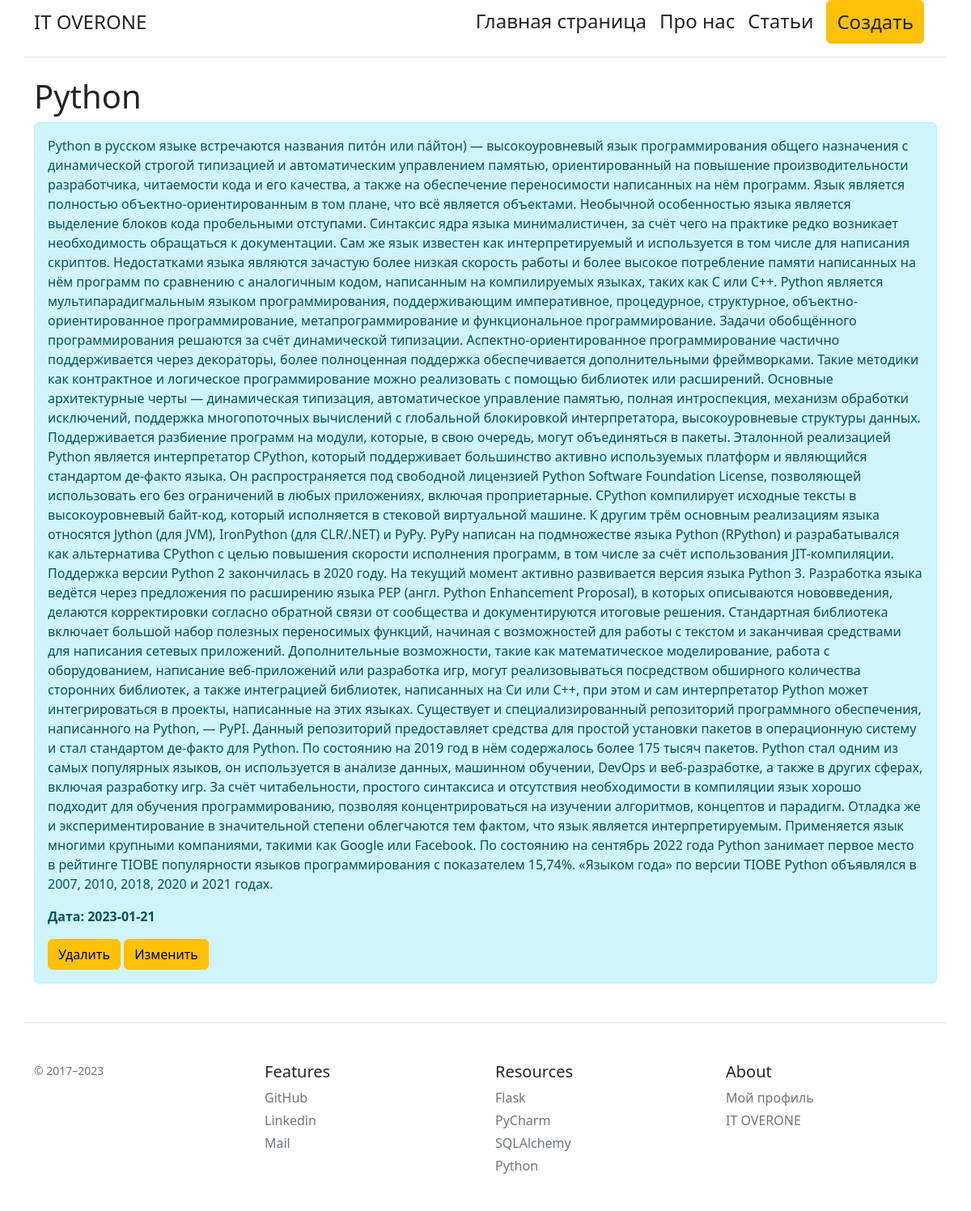
/posts/24, run on the app's committed database.
### app.py (models this page shows, shortened)
class Article(db.Model):
    id=db.Column(db.Integer, primary_key=True) #номер статьи
    title=db.Column(db.String(100), nullable=False) #название статьи
    intro=db.Column(db.String(100), nullable=False) #
    text=db.Column(db.Text, nullable=False) #текст статьи
    date=db.Column(db.DateTime, default=datetime.utcnow) #дата и время публикации
    file=db.Column(db.Text, nullable=False)

### app.py (the view)
@app.route('/posts/<int:id>')
def posts_detail(id):
    article=Article.query.get(id)
    return render_template('posts_detail.html',article=article)

### templates/posts_detail.html (shortened to what this page needs)
{% extends 'base.html' %}
{% block body %}
<div class="container" >
    <h1>{{ article.title }}</h1>
    <div class="alert alert-info">
        <p>{{ article.text }}</p>
        <p><b>Дата: {{ article.date.date() }}</b></p>
        <a href="/posts/{{article.id}}/delete" class="btn btn-warning">Удалить</a>
         <a href="/posts/{{article.id}}/update" class="btn btn-warning">Изменить</a>
    </div>
</div>
{% endblock %}

### data on the page
Article: title "Python", text "Python в русском языке встречаются названия пито́н или па́йтон) — высокоуровневый язык программирования общего назначения с динамической строгой типизацией и автоматическим управлением памятью, ориентированный на повышение производительности разработчика, читаемости кода и его качества, а также на обеспечение переносимости написанных на нём программ. Язык является полностью объектно-ориентированным в том плане, что всё является объектами. Необычной особенностью языка является выделение блоков кода пробельными отступами. Синтаксис ядра языка минималистичен, за счёт чего на практике редко возникает необходимость обращаться к документации. Сам же язык известен как интерпретируемый и…", date "2023-01-21"
